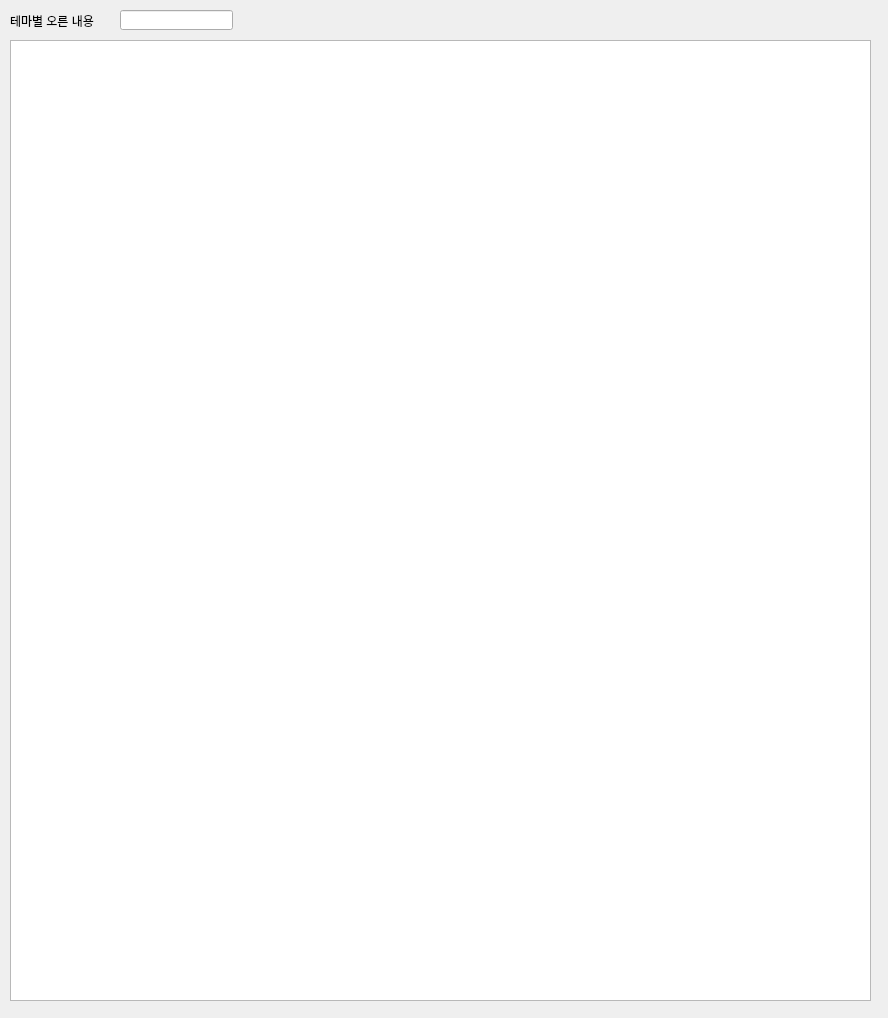
<?xml version="1.0" encoding="UTF-8"?>
<ui version="4.0">
 <class>Form</class>
 <widget class="QWidget" name="Form">
  <property name="geometry">
   <rect>
    <x>0</x>
    <y>0</y>
    <width>888</width>
    <height>1018</height>
   </rect>
  </property>
  <property name="windowTitle">
   <string>Form</string>
  </property>
  <widget class="QLabel" name="label">
   <property name="geometry">
    <rect>
     <x>10</x>
     <y>10</y>
     <width>111</width>
     <height>21</height>
    </rect>
   </property>
   <property name="text">
    <string>테마별 오른 내용</string>
   </property>
  </widget>
  <widget class="QLineEdit" name="lineEdit">
   <property name="geometry">
    <rect>
     <x>120</x>
     <y>10</y>
     <width>113</width>
     <height>20</height>
    </rect>
   </property>
  </widget>
  <widget class="QTableWidget" name="rank_table">
   <property name="geometry">
    <rect>
     <x>10</x>
     <y>40</y>
     <width>861</width>
     <height>961</height>
    </rect>
   </property>
  </widget>
 </widget>
 <resources/>
 <connections/>
</ui>
